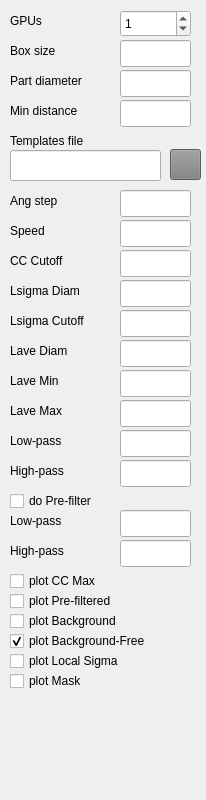
                    <widget class="QWidget" name="scrollAreaWidgetContents_4">
                     <property name="geometry">
                      <rect>
                       <x>0</x>
                       <y>0</y>
                       <width>206</width>
                       <height>800</height>
                      </rect>
                     </property>
                     <property name="sizePolicy">
                      <sizepolicy hsizetype="Preferred" vsizetype="Fixed">
                       <horstretch>0</horstretch>
                       <verstretch>0</verstretch>
                      </sizepolicy>
                     </property>
                     <widget class="QLabel" name="label_3">
                      <property name="geometry">
                       <rect>
                        <x>10</x>
                        <y>70</y>
                        <width>101</width>
                        <height>21</height>
                       </rect>
                      </property>
                      <property name="text">
                       <string>Part diameter</string>
                      </property>
                     </widget>
                     <widget class="QLabel" name="label_9">
                      <property name="geometry">
                       <rect>
                        <x>10</x>
                        <y>40</y>
                        <width>101</width>
                        <height>21</height>
                       </rect>
                      </property>
                      <property name="text">
                       <string>Box size</string>
                      </property>
                     </widget>
                     <widget class="QLabel" name="label_10">
                      <property name="geometry">
                       <rect>
                        <x>10</x>
                        <y>100</y>
                        <width>91</width>
                        <height>21</height>
                       </rect>
                      </property>
                      <property name="text">
                       <string>Min distance</string>
                      </property>
                     </widget>
                     <widget class="QLabel" name="label_32">
                      <property name="geometry">
                       <rect>
                        <x>10</x>
                        <y>130</y>
                        <width>131</width>
                        <height>21</height>
                       </rect>
                      </property>
                      <property name="text">
                       <string>Templates file</string>
                      </property>
                     </widget>
                     <widget class="QLineEdit" name="leGautoTemplates">
                      <property name="geometry">
                       <rect>
                        <x>10</x>
                        <y>150</y>
                        <width>151</width>
                        <height>31</height>
                       </rect>
                      </property>
                     </widget>
                     <widget class="QToolButton" name="tbGautoOpenTemplate">
                      <property name="geometry">
                       <rect>
                        <x>170</x>
                        <y>149</y>
                        <width>31</width>
                        <height>31</height>
                       </rect>
                      </property>
                      <property name="sizePolicy">
                       <sizepolicy hsizetype="Fixed" vsizetype="Fixed">
                        <horstretch>0</horstretch>
                        <verstretch>0</verstretch>
                       </sizepolicy>
                      </property>
                      <property name="styleSheet">
                       <string notr="true">background: gray;
</string>
                      </property>
                      <property name="text">
                       <string/>
                      </property>
                      <property name="icon">
                       <iconset>
                        <normaloff>../../zorro_dev/automator/icons/folder.png</normaloff>../../zorro_dev/automator/icons/folder.png</iconset>
                      </property>
                      <property name="iconSize">
                       <size>
                        <width>32</width>
                        <height>32</height>
                       </size>
                      </property>
                     </widget>
                     <widget class="QLabel" name="label_33">
                      <property name="geometry">
                       <rect>
                        <x>10</x>
                        <y>220</y>
                        <width>71</width>
                        <height>21</height>
                       </rect>
                      </property>
                      <property name="text">
                       <string>Speed</string>
                      </property>
                     </widget>
                     <widget class="QLabel" name="label_34">
                      <property name="geometry">
                       <rect>
                        <x>10</x>
                        <y>190</y>
                        <width>101</width>
                        <height>21</height>
                       </rect>
                      </property>
                      <property name="text">
                       <string>Ang step</string>
                      </property>
                     </widget>
                     <widget class="QLabel" name="label_35">
                      <property name="geometry">
                       <rect>
                        <x>10</x>
                        <y>250</y>
                        <width>101</width>
                        <height>21</height>
                       </rect>
                      </property>
                      <property name="text">
                       <string>CC Cutoff</string>
                      </property>
                     </widget>
                     <widget class="QLabel" name="label_36">
                      <property name="geometry">
                       <rect>
                        <x>10</x>
                        <y>280</y>
                        <width>91</width>
                        <height>21</height>
                       </rect>
                      </property>
                      <property name="text">
                       <string>Lsigma Diam</string>
                      </property>
                     </widget>
                     <widget class="QLabel" name="label_37">
                      <property name="geometry">
                       <rect>
                        <x>10</x>
                        <y>310</y>
                        <width>101</width>
                        <height>21</height>
                       </rect>
                      </property>
                      <property name="text">
                       <string>Lsigma Cutoff</string>
                      </property>
                     </widget>
                     <widget class="QLabel" name="label_38">
                      <property name="geometry">
                       <rect>
                        <x>10</x>
                        <y>370</y>
                        <width>101</width>
                        <height>21</height>
                       </rect>
                      </property>
                      <property name="text">
                       <string>Lave Min</string>
                      </property>
                     </widget>
                     <widget class="QLabel" name="label_39">
                      <property name="geometry">
                       <rect>
                        <x>10</x>
                        <y>340</y>
                        <width>91</width>
                        <height>21</height>
                       </rect>
                      </property>
                      <property name="text">
                       <string>Lave Diam</string>
                      </property>
                     </widget>
                     <widget class="QLabel" name="label_40">
                      <property name="geometry">
                       <rect>
                        <x>10</x>
                        <y>400</y>
                        <width>101</width>
                        <height>21</height>
                       </rect>
                      </property>
                      <property name="text">
                       <string>Lave Max</string>
                      </property>
                     </widget>
                     <widget class="QLabel" name="label_41">
                      <property name="geometry">
                       <rect>
                        <x>10</x>
                        <y>430</y>
                        <width>101</width>
                        <height>21</height>
                       </rect>
                      </property>
                      <property name="text">
                       <string>Low-pass</string>
                      </property>
                     </widget>
                     <widget class="QLabel" name="label_42">
                      <property name="geometry">
                       <rect>
                        <x>10</x>
                        <y>460</y>
                        <width>101</width>
                        <height>21</height>
                       </rect>
                      </property>
                      <property name="text">
                       <string>High-pass</string>
                      </property>
                     </widget>
                     <widget class="QCheckBox" name="cbGautoDoprefilter">
                      <property name="geometry">
                       <rect>
                        <x>10</x>
                        <y>490</y>
                        <width>121</width>
                        <height>22</height>
                       </rect>
                      </property>
                      <property name="text">
                       <string>do Pre-filter</string>
                      </property>
                     </widget>
                     <widget class="QLabel" name="label_43">
                      <property name="geometry">
                       <rect>
                        <x>10</x>
                        <y>510</y>
                        <width>101</width>
                        <height>21</height>
                       </rect>
                      </property>
                      <property name="text">
                       <string>Low-pass</string>
                      </property>
                     </widget>
                     <widget class="QLabel" name="label_44">
                      <property name="geometry">
                       <rect>
                        <x>10</x>
                        <y>540</y>
                        <width>101</width>
                        <height>21</height>
                       </rect>
                      </property>
                      <property name="text">
                       <string>High-pass</string>
                      </property>
                     </widget>
                     <widget class="QCheckBox" name="cbGautoPlotCCMax">
                      <property name="geometry">
                       <rect>
                        <x>10</x>
                        <y>570</y>
                        <width>131</width>
                        <height>22</height>
                       </rect>
                      </property>
                      <property name="text">
                       <string>plot CC Max</string>
                      </property>
                     </widget>
                     <widget class="QCheckBox" name="cbGautoPlotPref">
                      <property name="geometry">
                       <rect>
                        <x>10</x>
                        <y>590</y>
                        <width>151</width>
                        <height>22</height>
                       </rect>
                      </property>
                      <property name="text">
                       <string>plot Pre-filtered</string>
                      </property>
                     </widget>
                     <widget class="QCheckBox" name="cbGautoPlotBG">
                      <property name="geometry">
                       <rect>
                        <x>10</x>
                        <y>610</y>
                        <width>151</width>
                        <height>22</height>
                       </rect>
                      </property>
                      <property name="text">
                       <string>plot Background</string>
                      </property>
                     </widget>
                     <widget class="QCheckBox" name="cbGautoPlotBGFree">
                      <property name="geometry">
                       <rect>
                        <x>10</x>
                        <y>630</y>
                        <width>181</width>
                        <height>22</height>
                       </rect>
                      </property>
                      <property name="text">
                       <string>plot Background-Free</string>
                      </property>
                      <property name="checked">
                       <bool>true</bool>
                      </property>
                     </widget>
                     <widget class="QCheckBox" name="cbGautoPlotLsigma">
                      <property name="geometry">
                       <rect>
                        <x>10</x>
                        <y>650</y>
                        <width>201</width>
                        <height>22</height>
                       </rect>
                      </property>
                      <property name="text">
                       <string>plot Local Sigma</string>
                      </property>
                     </widget>
                     <widget class="QCheckBox" name="cbGautoPlotMask">
                      <property name="geometry">
                       <rect>
                        <x>10</x>
                        <y>670</y>
                        <width>201</width>
                        <height>22</height>
                       </rect>
                      </property>
                      <property name="text">
                       <string>plot Mask</string>
                      </property>
                     </widget>
                     <widget class="QLineEdit" name="leGautoBoxsize">
                      <property name="geometry">
                       <rect>
                        <x>120</x>
                        <y>40</y>
                        <width>71</width>
                        <height>27</height>
                       </rect>
                      </property>
                      <property name="text">
                       <string/>
                      </property>
                     </widget>
                     <widget class="QLineEdit" name="leGautoDiameter">
                      <property name="geometry">
                       <rect>
                        <x>120</x>
                        <y>70</y>
                        <width>71</width>
                        <height>27</height>
                       </rect>
                      </property>
                      <property name="text">
                       <string/>
                      </property>
                     </widget>
                     <widget class="QLineEdit" name="leGautoMin_Dist">
                      <property name="geometry">
                       <rect>
                        <x>120</x>
                        <y>100</y>
                        <width>71</width>
                        <height>27</height>
                       </rect>
                      </property>
                      <property name="text">
                       <string/>
                      </property>
                     </widget>
                     <widget class="QLineEdit" name="leGautoAng_Step">
                      <property name="geometry">
                       <rect>
                        <x>120</x>
                        <y>190</y>
                        <width>71</width>
                        <height>27</height>
                       </rect>
                      </property>
                      <property name="text">
                       <string/>
                      </property>
                     </widget>
                     <widget class="QLineEdit" name="leGautoSpeed">
                      <property name="geometry">
                       <rect>
                        <x>120</x>
                        <y>220</y>
                        <width>71</width>
                        <height>27</height>
                       </rect>
                      </property>
                      <property name="text">
                       <string/>
                      </property>
                     </widget>
                     <widget class="QLineEdit" name="leGautoCCCutoff">
                      <property name="geometry">
                       <rect>
                        <x>120</x>
                        <y>250</y>
                        <width>71</width>
                        <height>27</height>
                       </rect>
                      </property>
                      <property name="text">
                       <string/>
                      </property>
                     </widget>
                     <widget class="QLineEdit" name="leGautoLsigma_D">
                      <property name="geometry">
                       <rect>
                        <x>120</x>
                        <y>280</y>
                        <width>71</width>
                        <height>27</height>
                       </rect>
                      </property>
                      <property name="text">
                       <string/>
                      </property>
                     </widget>
                     <widget class="QLineEdit" name="leGautoLsigma_Cutoff">
                      <property name="geometry">
                       <rect>
                        <x>120</x>
                        <y>310</y>
                        <width>71</width>
                        <height>27</height>
                       </rect>
                      </property>
                      <property name="text">
                       <string/>
                      </property>
                     </widget>
                     <widget class="QLineEdit" name="leGautoLave_D">
                      <property name="geometry">
                       <rect>
                        <x>120</x>
                        <y>340</y>
                        <width>71</width>
                        <height>27</height>
                       </rect>
                      </property>
                      <property name="text">
                       <string/>
                      </property>
                     </widget>
                     <widget class="QLineEdit" name="leGautoLave_Max">
                      <property name="geometry">
                       <rect>
                        <x>120</x>
                        <y>370</y>
                        <width>71</width>
                        <height>27</height>
                       </rect>
                      </property>
                      <property name="text">
                       <string/>
                      </property>
                     </widget>
                     <widget class="QLineEdit" name="leGautoLave_Min">
                      <property name="geometry">
                       <rect>
                        <x>120</x>
                        <y>400</y>
                        <width>71</width>
                        <height>27</height>
                       </rect>
                      </property>
                      <property name="text">
                       <string/>
                      </property>
                     </widget>
                     <widget class="QLineEdit" name="leGautoLP">
                      <property name="geometry">
                       <rect>
                        <x>120</x>
                        <y>430</y>
                        <width>71</width>
                        <height>27</height>
                       </rect>
                      </property>
                      <property name="text">
                       <string/>
                      </property>
                     </widget>
                     <widget class="QLineEdit" name="leGautoHP">
                      <property name="geometry">
                       <rect>
                        <x>120</x>
                        <y>460</y>
                        <width>71</width>
                        <height>27</height>
                       </rect>
                      </property>
                      <property name="text">
                       <string/>
                      </property>
                     </widget>
                     <widget class="QLineEdit" name="leGautoLPPre">
                      <property name="geometry">
                       <rect>
                        <x>120</x>
                        <y>510</y>
                        <width>71</width>
                        <height>27</height>
                       </rect>
                      </property>
                      <property name="text">
                       <string/>
                      </property>
                     </widget>
                     <widget class="QLineEdit" name="leGautoHPPre">
                      <property name="geometry">
                       <rect>
                        <x>120</x>
                        <y>540</y>
                        <width>71</width>
                        <height>27</height>
                       </rect>
                      </property>
                      <property name="text">
                       <string/>
                      </property>
                     </widget>
                     <widget class="QSpinBox" name="sbGautoNProcesses">
                      <property name="geometry">
                       <rect>
                        <x>120</x>
                        <y>10</y>
                        <width>71</width>
                        <height>27</height>
                       </rect>
                      </property>
                      <property name="maximum">
                       <number>16</number>
                      </property>
                      <property name="value">
                       <number>1</number>
                      </property>
                     </widget>
                     <widget class="QLabel" name="label_45">
                      <property name="geometry">
                       <rect>
                        <x>10</x>
                        <y>10</y>
                        <width>101</width>
                        <height>21</height>
                       </rect>
                      </property>
                      <property name="text">
                       <string>GPUs</string>
                      </property>
                     </widget>
                    </widget>
